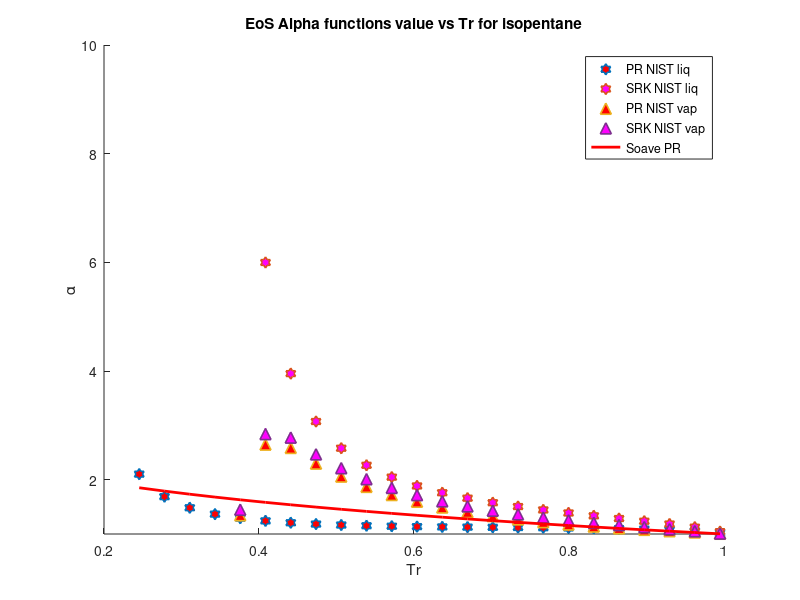

Here is the MATLAB script that generated this plot:
clear 
clc
load isopentane_sat_data.mat
%alpha PR & SRK for isopentane
P = P*10^6;
omega = 0.2296; %Acentric factor
Tc = 460.35; %K
Pc = 3395700; %Pa
R = 8.31446 %J/K*mol
Zc = 0.27;
b1 = 0.07780*(R*Tc/Pc);
a1 = 0.45724*(((R^2)*(Tc^2))/Pc);
b2 = 0.08664*(R*Tc/Pc);
a2 = 0.42747*(((R^2)*(Tc^2))/Pc);
omega_c = 1-3*Zc;
omega_b = 0.08446114781;
omega_a = 3*Zc^2+3*(1-2*Zc)*omega_b+omega_b^2+1-3*Zc;
a3 = omega_a*(((R^2)*(Tc^2))/Pc);
b3 = omega_b*(R*Tc/Pc);
c3 = omega_c*(R*Tc/Pc);
T = 113; %k
M = 72.15/1000; %kg/mol
S1=0.37464+1.54226*omega-0.26992*omega^2;
S2=0.48508+1.55171*omega-0.176*omega^2;

for i = 1:1:24
   Pr = P/Pc; 
   Tr = T/Tc;
   Tr_list(i)=Tr;
   Vm_liq(i) = M/rho_liq(i);
   Vm_vap(i) = M/rho_vap(i);
   alpha_PT_liq(i) = ((R*T)/(Vm_liq(i)-b3)-P(i))*((Vm_liq(i)^2+b3*Vm_liq(i)+c3*Vm_liq(i)-c3*b3)/a3);
   alpha_PT_vap(i) = ((R*T)/(Vm_vap(i)-b3)-P(i))*((Vm_vap(i)^2+b3*Vm_vap(i)+c3*Vm_vap(i)-c3*b3)/a3);
   alpha_PR_liq(i) = ((R*T)/(Vm_liq(i)-b1)-P(i))*((Vm_liq(i)^2+2*b1*Vm_liq(i)-b1^2)/a1)
   alpha_SRK_liq(i) = ((R*T)/(Vm_liq(i)-b2)-P(i))*((Vm_liq(i)^2+b2*Vm_liq(i))/a2);
   alpha_PR_vap(i) = ((R*T)/(Vm_vap(i)-b1)-P(i))*((Vm_vap(i)^2+2*b1*Vm_vap(i)-b1^2)/a1);
   alpha_SRK_vap(i) = ((R*T)/(Vm_vap(i)-b2)-P(i))*((Vm_vap(i)^2+b2*Vm_vap(i))/a2);
   alpha_soave_PR(i) =(1+S1*(1-sqrt(Tr)))^2;
   alpha_soave_SRK(i) =(1+S2*(1-sqrt(Tr)))^2;
   alpha_Gasem(i) = exp((1.943+0.926*Tr)*(1-(Tr)^0.1441));
%    alpha_twu(i) = (Tr)^(0.081043)*exp(0.915696*(1-(Tr)^(2.61622)));
   Temp(i)=T;
   T = T+15;
end
hold on

 plot(Tr_list,alpha_PR_liq,'h','MarkerSize',8,'MarkerFaceColor','r','LineWidth',1.2)
 %plot(Tr_list,alpha_PT_liq,'h','MarkerSize',8,'MarkerFaceColor','g','LineWidth',1.2)
 plot(Tr_list,alpha_SRK_liq,'h','MarkerSize',8,'MarkerFaceColor','m','LineWidth',1.2)
 plot(Tr_list,alpha_PR_vap,'^','MarkerSize',8,'MarkerFaceColor','r','LineWidth',1.2)
 %plot(Tr_list,alpha_PT_vap,'^','MarkerSize',8,'MarkerFaceColor','g','LineWidth',1.2)
 plot(Tr_list,alpha_SRK_vap,'^','MarkerSize',8,'MarkerFaceColor','m','LineWidth',1.2)
 plot(Tr_list,alpha_soave_PR,'r','LineWidth',2)
% plot(Tr_list,alpha_soave_SRK,'g','LineWidth',2)
% plot(Tr_list,alpha_Gasem,'b','LineWidth',2)

hold off
ylim([1,10])
legend('PR NIST liq','SRK NIST liq','PR NIST vap','SRK NIST vap','Soave PR')
xlabel('Tr')
ylabel('\alpha')
title('EoS Alpha functions value vs Tr for isopentane')